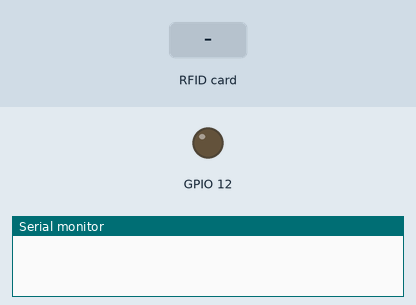
Recording of a program running on a simulated ESP32. On the bench: output pins drawn as LEDs (lit = HIGH), the last lines printed to the serial monitor. Inputs (shaded band) come from the test bench. WiFi joins after 1.5 s; servers stay silent unless stated.

Above: at 3.0 s.
3.1 s: RFID card 5E 7A 19 C4 held to the reader
At 4.0 s:
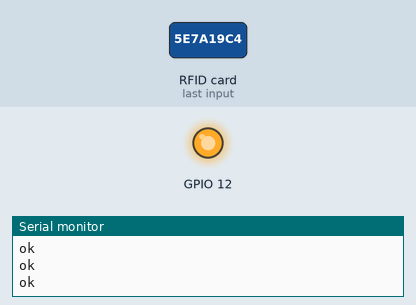
Timing chart, 0 to 6.1 s (numbered marks = the images above; inputs shaded):
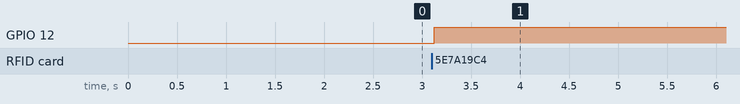

The program:

main.cpp
```cpp
#include <Arduino.h>

/*************************************************************
  Download latest Blynk library here:
    https://github.com/blynkkk/blynk-library/releases/latest

  Blynk is a platform with iOS and Android apps to control
  Arduino, Raspberry Pi and the likes over the Internet.
  You can easily build graphic interfaces for all your
  projects by simply dragging and dropping widgets.

    Downloads, docs, tutorials: http://www.blynk.cc
    Sketch generator:           http://examples.blynk.cc
    Blynk community:            http://community.blynk.cc
    Follow us:                  http://www.fb.com/blynkapp
                                http://twitter.com/blynk_app

  Blynk library is licensed under MIT license
  This example code is in public domain.

 *************************************************************

  This example shows how value can be pushed from Arduino to
  the Blynk App.

  WARNING :
  For this example you'll need Adafruit DHT sensor libraries:
    https://github.com/adafruit/Adafruit_Sensor
    https://github.com/adafruit/DHT-sensor-library

  App project setup:
    Value Display widget attached to V5
    Value Display widget attached to V6
 *************************************************************/

/* Comment this out to disable prints and save space */
#define BLYNK_PRINT Serial


#include <WiFi.h>
#include <WiFiClient.h>
#include <BlynkSimpleEsp32.h>
#include <DHT.h>
#include<Adafruit_Sensor.h>
#include <SPI.h>
#include <MFRC522.h>

#define SS_PIN 5
#define RST_PIN 22
MFRC522 mfrc522(SS_PIN, RST_PIN);

// You should get Auth Token in the Blynk App.
// Go to the Project Settings (nut icon).
char auth[] = "XXXXXXXXXXXXXXXXXXXXXXXXXXXXXXXXXX";

// Your WiFi credentials.
// Set password to "" for open networks.
char ssid[] = "Gttc";
char pass[] = "manojd96";

#define DHTPIN 36         // What digital pin we're connected to
#define DHTPIN1 39
// Uncomment whatever type you're using!
#define DHTTYPE DHT11     // DHT 11
//#define DHTTYPE DHT22   // DHT 22, AM2302, AM2321
//#define DHTTYPE DHT21   // DHT 21, AM2301

DHT dht(DHTPIN, DHTTYPE);
DHT dht1(DHTPIN1, DHTTYPE);
BlynkTimer timer;
float bat;
 int a=30;
  int b=25;
  int c=90;
// This function sends Arduino's up time every second to Virtual Pin (5).
// In the app, Widget's reading frequency should be set to PUSH. This means
// that you define how often to send data to Blynk App.
void sendSensor()
{
  /*float h = dht1.readTemperature();
  float t = dht.readTemperature(); // or dht.readTemperature(true) for Fahrenheit
  bat=analogRead(2);
  bat=map(bat,2.8,3.6,0,100);
 /* if (isnan(h) || isnan(t)) {
    Serial.println("Failed to read from DHT sensor!");
    return;
  }
  // You can send any value at any time.
  // Please don't send more that 10 values per second.
  Blynk.virtualWrite(V0, h);
  Blynk.virtualWrite(V1, t);
  if(bat>100)
    bat=0;
  Serial.println(bat);
  Blynk.virtualWrite(V2, bat);
  mfrc522.PCD_Init();
  */
  if(a<40)
   Blynk.virtualWrite(V0, a+=0.2);
   if(b>20)
  Blynk.virtualWrite(V1, b-=0.3);
  if(c>0)
  Blynk.virtualWrite(V2, c-=0.5);
}

void setup()
{
  // Debug console
  Serial.begin(9600);
  pinMode(2,INPUT);
  pinMode(12,OUTPUT);
  Blynk.begin(auth, ssid, pass);
  // You can also specify server:
  //Blynk.begin(auth, ssid, pass, "blynk-cloud.com", 80);
  //Blynk.begin(auth, ssid, pass, IPAddress(192,168,1,100), 8080);
  mfrc522.PCD_Init();
  dht.begin();

  // Setup a function to be called every second
  Blynk.virtualWrite(V0, 30);
  Blynk.virtualWrite(V1, 25);
  Blynk.virtualWrite(V2, 84);
  timer.setInterval(10000L, sendSensor);
}

void loop()
{
    if ( mfrc522.PICC_IsNewCardPresent())
    {
        Serial.println("ok");
        digitalWrite(12,HIGH);

    }

  Blynk.run();
  timer.run();
}
```

Measured:
- after the input at 3.1 s, GPIO 12: LOW → HIGH at once
